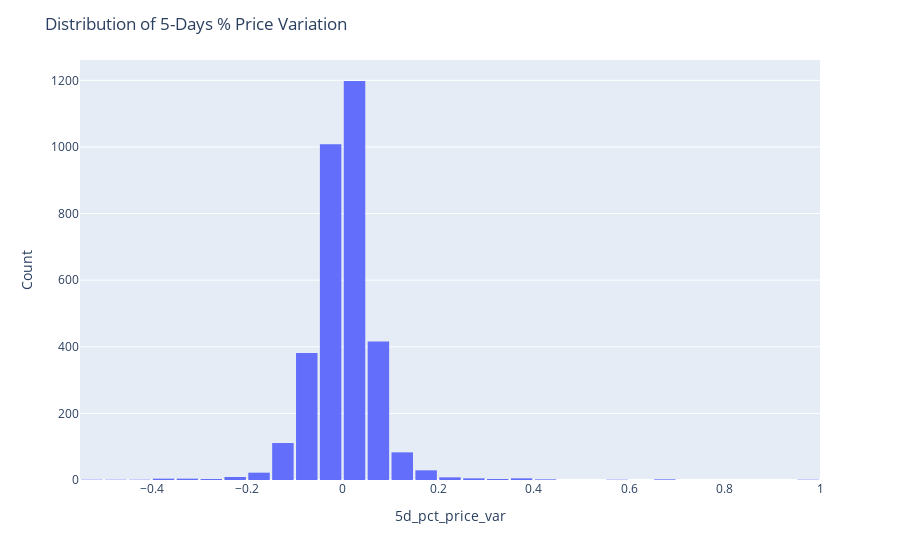

Source (notebook cell):
### Markdown cell above
# Train - test separation and target variable discretization

### Code cell
import plotly.express as px

fig = px.histogram(df_dataset, x="5d_pct_price_var", nbins=50)
fig.update_layout(
    title="Distribution of 5-Days % Price Variation",
    xaxis_title="5d_pct_price_var",
    yaxis_title="Count",
    bargap=0.1
)
fig.show()

### Figure 1 — Plotly figure (JSON) as saved in the notebook; plotly's stock layout.template omitted (floating-point values rounded to 4 significant figures; data arrays with more than 128 entries replaced by an {"elided": "..."} marker saying what was removed)
{"data": [{"alignmentgroup": "True", "bingroup": "x", "hovertemplate": "5d_pct_price_var=%{x}<br>count=%{y}<extra></extra>", "legendgroup": "", "marker": {"color": "#636efa", "pattern": {"shape": ""}}, "name": "", "nbinsx": 50, "offsetgroup": "", "orientation": "v", "showlegend": false, "type": "histogram", "x": {"elided": "3298 float values"}, "xaxis": "x", "yaxis": "y"}], "layout": {"bargap": 0.1, "barmode": "relative", "legend": {"tracegroupgap": 0}, "margin": {"t": 60}, "title": {"text": "Distribution of 5-Days % Price Variation"}, "xaxis": {"anchor": "y", "domain": [0, 1], "title": {"text": "5d_pct_price_var"}}, "yaxis": {"anchor": "x", "domain": [0, 1], "title": {"text": "Count"}}}}
